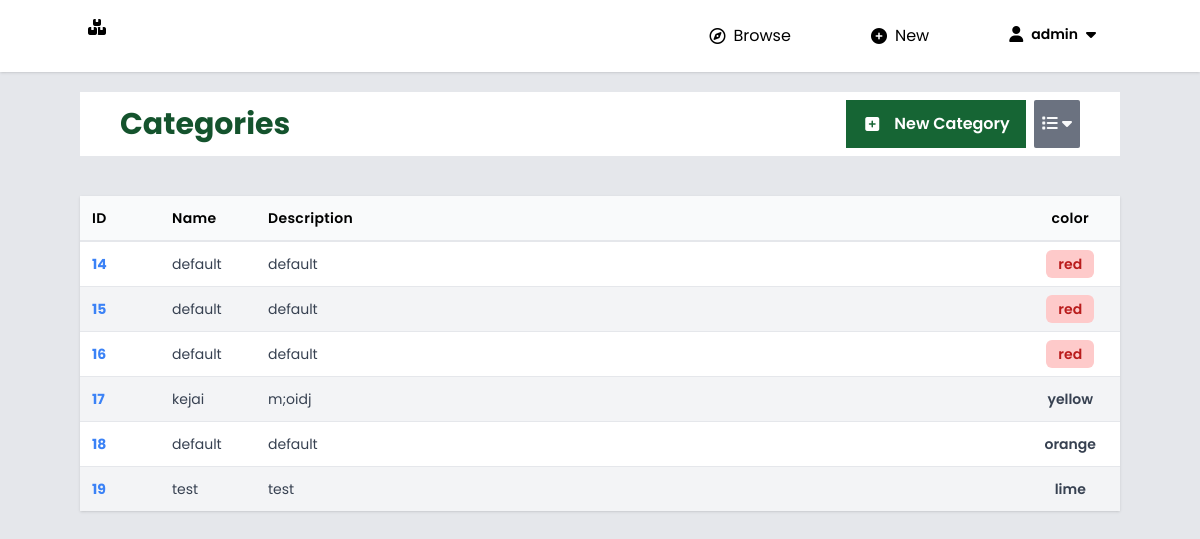
/categories/ (signed in), run on an earlier commit of the app's database.
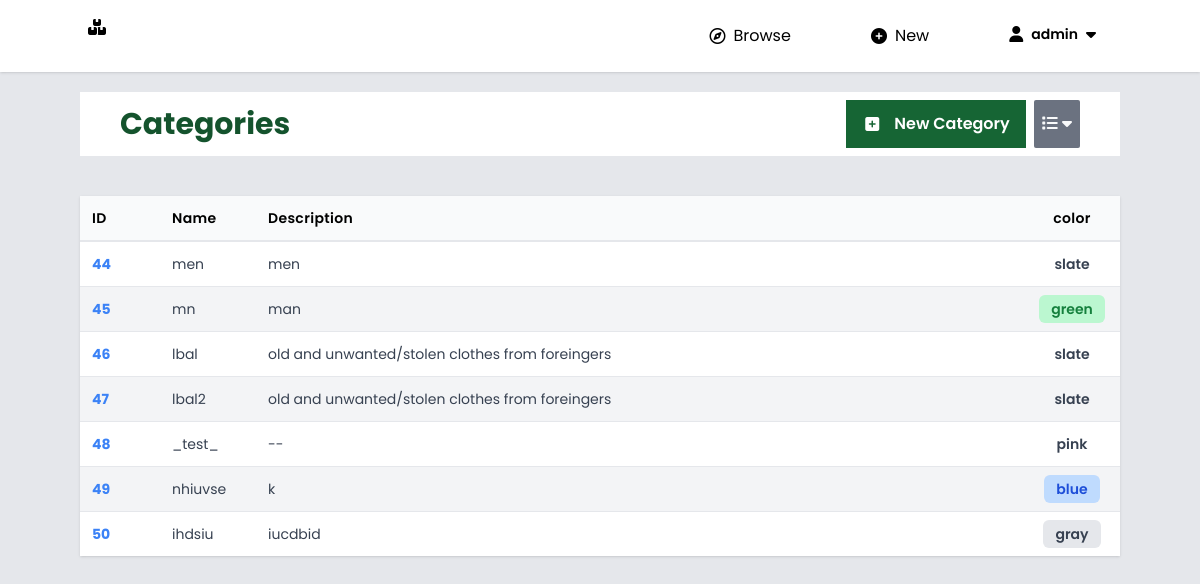
And on a later commit of the database.
### categories/models.py (models this page shows, shortened)
class Category(models.Model):
    COLOR_CHOICES = [
        ("red", "Red"),
        ("green", "Green"),
        ("slate", "Slate"),
        ("blue", "Blue"),
        ("gray", "gray"),
        ("orange", "Orange"),
        ("amber", "Amber"),
        ("yellow", "Yellow"),
        ("lime", "Lime"),
        ("emerald", "Emerald"),
        ("teal", "Teal"),
        ("cyan", "Cyan"),
        ("sky", "Sky"),
        ("indigo", "Indigo"),
        ("violet", "Violet"),
        ("purple", "Purple"),
        ("pink", "Pink"),
        ("rose", "Rose"),
    ]
    cat_id = models.AutoField(primary_key=True)
    cat_name = models.CharField(max_length=100, null=False, blank=False, unique=True)
    cat_desc = models.CharField(max_length=200)
    cat_clr = models.CharField(max_length=20, choices=COLOR_CHOICES)

### categories/views.py (the view)
# urls.py: path("", views.index, name="categories"),
@login_required
def index(req):
    cats = Category.objects.all()
    context = {"cats": cats, "count": get_count(), "username": req.user.username}
    return render(req, "categories/index.html", context)

### utils/count.py (called while the page is built)
def get_count():
    return {
        "items": Item.objects.count(),
        "suppliers": Supplier.objects.count(),
        "sites": Site.objects.count(),
        "categories": Category.objects.count(),
        "orders": 0,
    }

### categories/templates/categories/index.html (shortened to what this page needs)
{% extends 'main/base.html' %}
{% load static %}
{% block actions %}
<section class="mb-10 px-10 py-2 bg-white flex flex-col">
	<div class="flex items-center justify-between">
		<h1 class="text-3xl font-bold text-green-900">
			Categories
		</h1>
		<div class="flex">
			<a href="/categories/new/">
				<button class="px-4 py-3 flex items-center font-semibold text-white bg-green-800">
					<i class="fa-solid fa-square-plus w-5"></i>
					<span class="ml-3">New Category</span>
				</button>
			</a>
			<button id="tog-colsmenu" class="ml-2 px-2 py-1 bg-gray-500 text-gray-50 rounded-sm">
				<i class="fa-solid fa-list"></i>
				<i class="fa-solid fa-caret-down"></i>
			</button>
		</div>
	</div>
</section>
{% endblock %}
{% block table %}
<section class="overflow-auto rounded-m shadow">
	<table class="w-full">
		<thead class="border-b-2 border-gray-200 bg-gray-50">
			<tr class="">
				<th class="w-20 p-3 text-sm font-semibold tracking-wide text-left">ID</th>
				<th class="w-24 p-3 text-sm font-semibold tracking-wide text-left">Name</th>
				<th class="p-3 text-sm font-semibold tracking-wide text-left">Description</th>
				<th class="w-24 p-3 text-sm font-semibold tracking-wide text-center">color</th>
			</tr>
		</thead>
		<tbody class="divide-y devide-gray-200">
			{% for cat in cats %}
			<tr class="{% cycle 'bg-white' 'bg-gray-100' %} hover:bg-gray-200 duration-250">
				<td class="p-3 text-sm text-gary-700 text-left">
					<a href="/categories/{{ cat.cat_id }}" class="text-blue-500 font-bold hover:underline">
						{{ cat.cat_id }}
					</a>
				</td>
				<td class="p-3 text-sm text-gary-700 text-left whitespace-nowrap">
					{{ cat.cat_name }}
				</td>
				<td class="p-3 text-sm text-gary-700 text-left whitespace-nowrap">
					{{ cat.cat_desc }}
				</td>
				<td class="p-3 text-sm text-gary-700 text-center whitespace-nowrap">
					<span class="py-1 px-3 font-semibold rounded-md text-{{ cat.cat_clr }}-700 bg-{{ cat.cat_clr }}-200">
						{{ cat.cat_clr }}
					</span>
				</td>
			</tr>
			{% endfor %}
		</tbody>
	</table>
</section>
{% endblock %}

### main/templates/main/base.html (shortened to what this page needs)
{% load static %}
{% load livereload_tags %}
<!DOCTYPE html>
<html lang="en" class="dark">
    <head>
        <link href="{% static 'css/styles.css' %}" rel="stylesheet">
        <link href="{% static 'css/all.min.css' %}" rel="stylesheet">
    </head>
    <body class="font-['Poppins'] relative bg-gray-200 dark:bg-gray-700">
        {% block header %}
        <header class="mb-5 bg-white shadow">
            <div class="container mx-auto py-4 flex justify-between">
                <a href="/home/" class="duration-250 hover:text-red-500">
                    <i class="fa-solid fa-boxes-stacked"></i>
                </a>
                <ul class="flex items-center justify-center">
                    <li class="relative h-full mr-12">
                        <button id="tog-browsemenu" class="header-btn">
                            <i class="fa-regular fa-compass"></i>
                            <span class="ml-2">
                                Browse
                            </span>
                        </button>
                    </li>
                    <li class="relative h-full mr-12">
                        <button id="tog-newmenu" class="header-btn">
                            <i class="fa-solid fa-circle-plus"></i>
                            <span class="ml-2">
                                New
                            </span>
                        </button>
                    </li>
                    <li class="relative h-full">
                        <button class="header-btn min-w-[7rem]" id="tog-usermenu">
                            <i class="fa-solid fa-user"></i>
                            <span class="mx-2 text-sm font-semibold">
                                {{ username }}
                            </span>
                            <i class="fa-solid fa-caret-down"></i>
                        </button>
                    </li>
                </ul>
            </div>
        </header>
        {% endblock %}
        {% block main %}
        <section id="main-sec" class="">
            {% block content %}
            <main class="mx-20">
                {% block actions %}
                {% endblock %}
                {% block table %}
                {% endblock %}
            </main>
            {% endblock %}
        </section>
        {% endblock %}
    </body>
</html>

What changed in the data, as far as the page shows it:
removed Category: cat_id "14", cat_name "default", cat_desc "default", cat_clr "red"
removed Category: cat_id "15", cat_name "default", cat_desc "default", cat_clr "red"
removed Category: cat_id "16", cat_name "default", cat_desc "default", cat_clr "red"
removed Category: cat_id "17", cat_name "kejai", cat_desc "m;oidj", cat_clr "yellow"
removed Category: cat_id "18", cat_name "default", cat_desc "default", cat_clr "orange"
removed Category: cat_id "19", cat_name "test", cat_desc "test", cat_clr "lime"
added Category: cat_id "44", cat_name "men", cat_desc "men", cat_clr "slate"
added Category: cat_id "45", cat_name "mn", cat_desc "man", cat_clr "green"
added Category: cat_id "46", cat_name "lbal", cat_desc "old and unwanted/stolen clothes from foreingers", cat_clr "slate"
added Category: cat_id "47", cat_name "lbal2", cat_desc "old and unwanted/stolen clothes from foreingers", cat_clr "slate"
added Category: cat_id "48", cat_name "_test_", cat_desc "--", cat_clr "pink"
added Category: cat_id "49", cat_name "nhiuvse", cat_desc "k", cat_clr "blue"
added Category: cat_id "50", cat_name "ihdsiu", cat_desc "iucdbid", cat_clr "gray"
